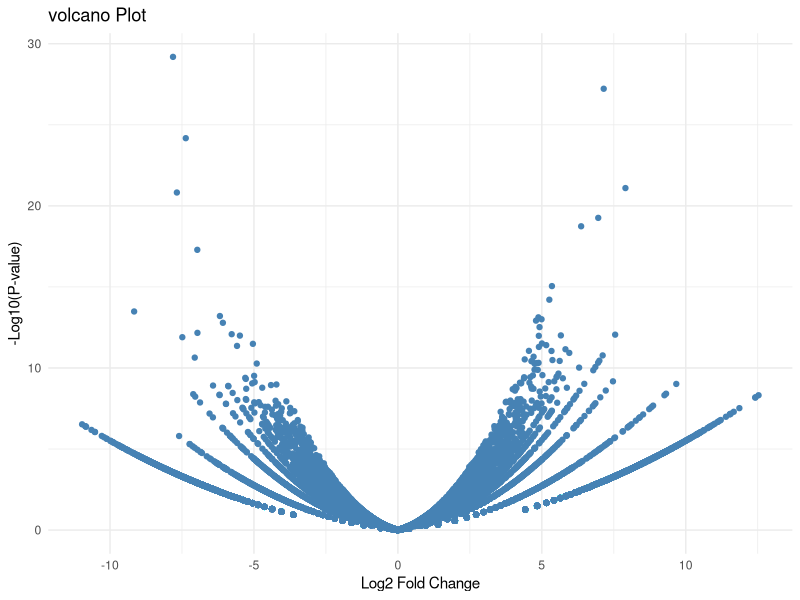

The R script that drew this image:
library(ggplot2)

res <- read.csv("DESeq2_results.csv", row.names=1)

res <- res[complete.cases(res), ]

png("volcanoPlot.png", width=900,height=700)
ggplot(res, aes(x=log2FoldChange, y=-log10(pvalue))) +
geom_point(color="steelblue") +
theme_minimal() +
xlab("Log2 Fold Change") +
ylab("-Log10(P-value)") +
ggtitle("volcano Plot")

dev.off()
